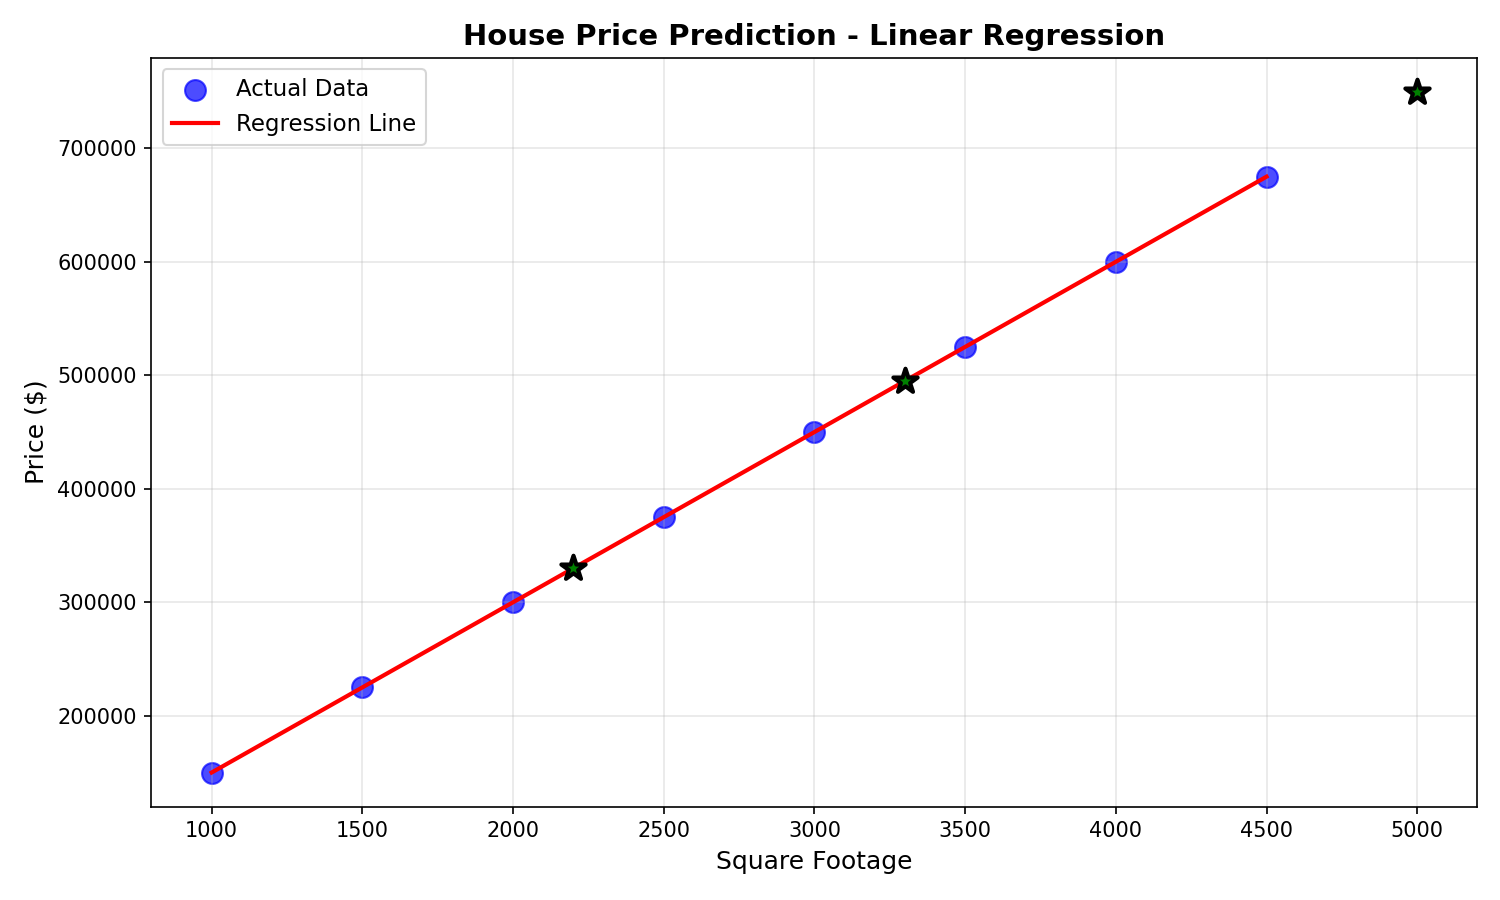

This figure's Python source:
"""
Simple Linear Regression Program
Predicts house prices based on square footage
"""

import numpy as np
import pandas as pd
import matplotlib.pyplot as plt
from sklearn.linear_model import LinearRegression
from sklearn.metrics import r2_score, mean_squared_error

# ===== SAMPLE DATA =====
# House data: Square footage (X) and Price (y)
data = {
    'Square_Feet': [1000, 1500, 2000, 2500, 3000, 3500, 4000, 4500],
    'Price': [150000, 225000, 300000, 375000, 450000, 525000, 600000, 675000]
}

df = pd.DataFrame(data)

print("=" * 50)
print("SIMPLE LINEAR REGRESSION - HOUSE PRICE PREDICTION")
print("=" * 50)

# ===== PREPARE DATA =====
X = df[['Square_Feet']]  # Features (input)
y = df['Price']           # Target (output)

print("\n📊 Dataset:")
print(df)

# ===== TRAIN MODEL =====
model = LinearRegression()
model.fit(X, y)

# ===== GET RESULTS =====
slope = model.coef_[0]
intercept = model.intercept_
r2 = r2_score(y, model.predict(X))

print("\n" + "=" * 50)
print("📈 REGRESSION RESULTS:")
print("=" * 50)
print(f"Equation: Price = {slope:.2f} × Square_Feet + {intercept:.2f}")
print(f"R² Score: {r2:.4f}")
print(f"Slope: ${slope:.2f} per sq ft")
print(f"Intercept: ${intercept:.2f}")

# ===== PREDICTIONS =====
print("\n" + "=" * 50)
print("🔮 PREDICTIONS:")
print("=" * 50)

test_values = [2200, 3300, 5000]
for sqft in test_values:
    predicted_price = model.predict([[sqft]])[0]
    print(f"  {sqft} sq ft → ${predicted_price:,.2f}")

# ===== VISUALIZATION =====
plt.figure(figsize=(10, 6))

# Plot actual data
plt.scatter(X, y, color='blue', s=100, label='Actual Data', alpha=0.7)

# Plot regression line
X_line = np.array([[X.min()[0]], [X.max()[0]]])
y_line = model.predict(X_line)
plt.plot(X_line, y_line, color='red', linewidth=2, label='Regression Line')

# Plot predictions
for sqft in test_values:
    predicted_price = model.predict([[sqft]])[0]
    plt.scatter([sqft], [predicted_price], color='green', s=150, marker='*', 
                edgecolors='black', linewidth=2, zorder=5)

plt.xlabel('Square Footage', fontsize=12)
plt.ylabel('Price ($)', fontsize=12)
plt.title('House Price Prediction - Linear Regression', fontsize=14, fontweight='bold')
plt.legend(fontsize=11)
plt.grid(True, alpha=0.3)
plt.tight_layout()
plt.savefig('simple_regression.png', dpi=150)
print("\n✅ Graph saved as: simple_regression.png")
plt.show()

print("\n" + "=" * 50)
